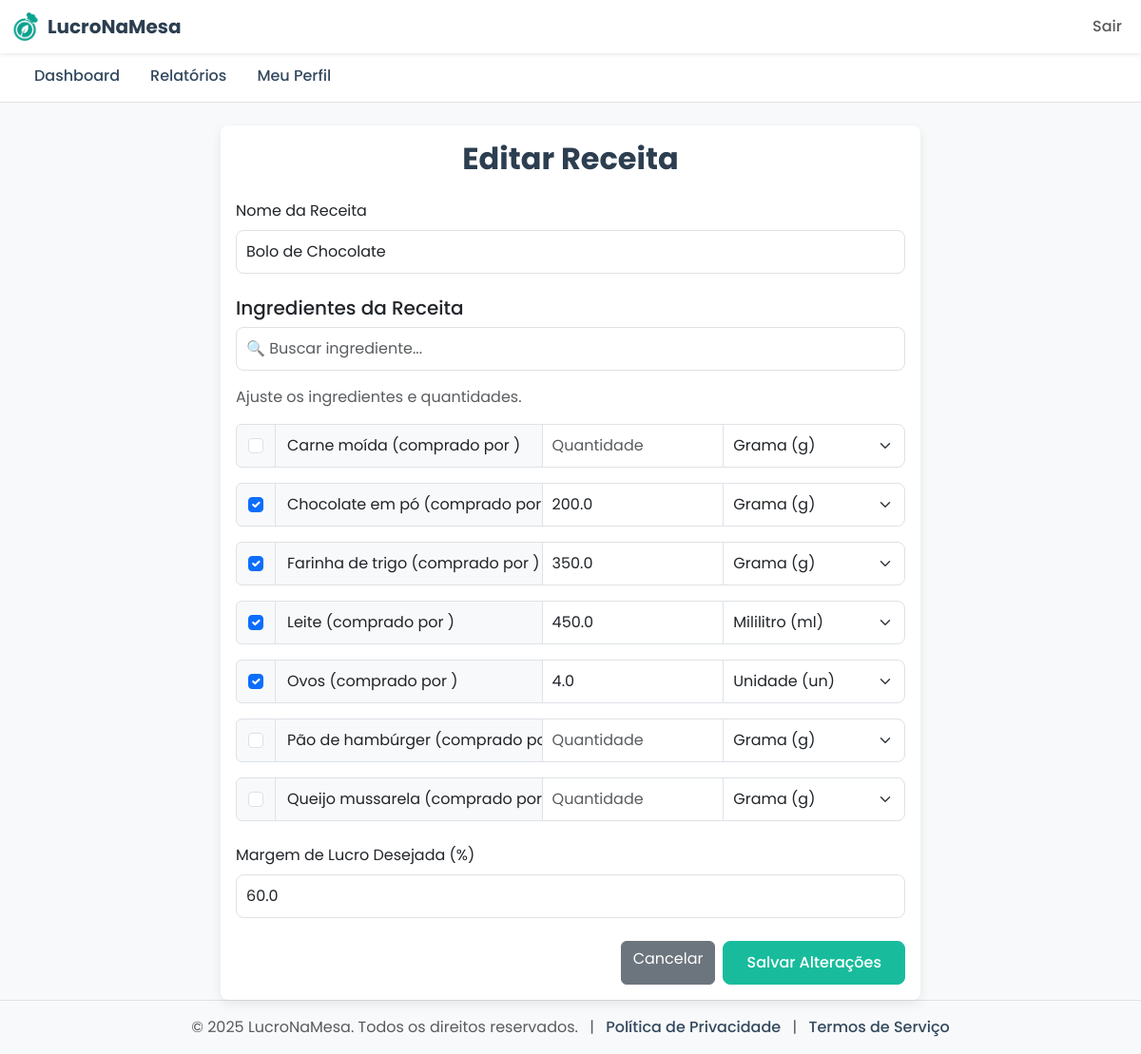
/recipe/1/edit (signed in), run on the app's committed database.
### app/models.py (models this page shows, shortened)
class Recipe(db.Model):
    id = db.Column(db.Integer, primary_key=True)
    name = db.Column(db.String(100), nullable=False)
    total_cost = db.Column(db.Float, nullable=False)
    ingredients_list = db.Column(db.String(500), nullable=True)
    user_id = db.Column(db.Integer, db.ForeignKey('user.id'), nullable=False)
    created_at = db.Column(db.DateTime, nullable=False, default=datetime.utcnow)
    profit_margin = db.Column(db.Float, nullable=True)
    sale_price = db.Column(db.Float, nullable=True)

class Ingredient(db.Model):
    id = db.Column(db.Integer, primary_key=True)
    name = db.Column(db.String(100), nullable=False)
    user_id = db.Column(db.Integer, db.ForeignKey('user.id'), nullable=False)
    created_at = db.Column(db.DateTime, nullable=False, default=datetime.utcnow)
    package_price = db.Column(db.Float, nullable=False)
    package_quantity = db.Column(db.Float, nullable=False)
    package_unit = db.Column(db.String(10), nullable=False)
    base_price = db.Column(db.Float, nullable=False)
    base_unit = db.Column(db.String(10), nullable=False)

### app/routes.py (the view, shortened to what this page needs)
@main.route('/recipe/<int:recipe_id>/edit', methods=['GET', 'POST'])
@login_required
def edit_recipe(recipe_id):
    recipe = Recipe.query.get_or_404(recipe_id)
    if recipe.author != current_user: abort(403)
    all_ingredients = Ingredient.query.filter_by(user_id=current_user.id).order_by(Ingredient.name).all()
    recipe_ingredients = {}
    if recipe.ingredients_list:
        parts = recipe.ingredients_list.split(';')
        for part in parts:
            try:
                name, quant_unit = part.split(':', 1)
                match = re.match(r"(\d*\.?\d+)([a-zA-Z]+)", quant_unit)
                if match:
                    quantity = match.group(1)
                    unit = match.group(2)
                    ingredient_obj = Ingredient.query.filter_by(name=name, user_id=current_user.id).first()
                    if ingredient_obj:
                        recipe_ingredients[ingredient_obj.id] = {'quantity': float(quantity), 'unit': unit}
            except (ValueError, AttributeError):
                continue
    return render_template('edit_recipe.html', recipe=recipe, all_ingredients=all_ingredients, recipe_ingredients=recipe_ingredients, title=f"Editar '{recipe.name}'")

### app/__init__.py (called while the page is built)
def create_app():
    app = Flask(__name__)
    app.config.from_object(Config)
    db.init_app(app)
    bcrypt.init_app(app)
    login_manager.init_app(app)
    from .routes import main as main_blueprint
    app.register_blueprint(main_blueprint)
    from .models import User
    @login_manager.user_loader
    def load_user(user_id):
        return User.query.get(int(user_id))
    with app.app_context():
        db.create_all()
    return app

### app/templates/edit_recipe.html (shortened to what this page needs)
{% extends "base.html" %}
{% block content %}
<div class="container mt-4">
    <div class="row justify-content-center">
        <div class="col-lg-8">
            <div class="card">
                <div class="card-body">
                    <h2 class="card-title text-center mb-4">Editar Receita</h2>
                    <form method="POST" action="{{ url_for('main.edit_recipe', recipe_id=recipe.id) }}">
                        <div class="mb-3">
                            <label for="name" class="form-label">Nome da Receita</label>
                            <input type="text" class="form-control" id="name" name="name" value="{{ recipe.name }}" required>
                        </div>
                        <h4 class="h5 mt-4">Ingredientes da Receita</h4>
                        <div class="mb-3">
                            <input type="text" id="ingredientSearch" class="form-control" placeholder="🔍 Buscar ingrediente...">
                        </div>
                        <p class="text-muted">Ajuste os ingredientes e quantidades.</p>
                        <div id="ingredientsList">
                            {% for ingredient in all_ingredients %}
                            <div class="input-group mb-3 ingredient-item">
                                <div class="input-group-text">
                                    <input class="form-check-input mt-0 ingredient-checkbox" type="checkbox" name="ingredient_ids" value="{{ ingredient.id }}" {% if ingredient.id in recipe_ingredients %}checked{% endif %}>
                                </div>
                                <span class="input-group-text ingredient-name" style="width: 40%;">{{ ingredient.name }} (comprado por {{ ingredient.unit }})</span>
                                <input type="number" step="any" class="form-control quantity-input" name="quantity_{{ ingredient.id }}" placeholder="Quantidade"
                                value="{{ recipe_ingredients[ingredient.id].quantity if ingredient.id in recipe_ingredients else '' }}"
                                {% if ingredient.id in recipe_ingredients %}required{% endif %}>
                                <select class="form-select" name="unit_{{ ingredient.id }}">
                                    {% set current_unit = recipe_ingredients[ingredient.id].unit if ingredient.id in recipe_ingredients else 'g' %}
                                    <option value="g" {% if current_unit == 'g' %}selected{% endif %}>Grama (g)</option>
                                    <option value="ml" {% if current_unit == 'ml' %}selected{% endif %}>Mililitro (ml)</option>
                                    <option value="un" {% if current_unit == 'un' %}selected{% endif %}>Unidade (un)</option>
                                </select>
                            </div>
                            {% endfor %}
                        </div>
                        <div class="mt-4 mb-3">
                            <label for="profit_margin" class="form-label">Margem de Lucro Desejada (%)</label>
                            <input type="number" step="any" class="form-control" id="profit_margin" name="profit_margin" value="{{ recipe.profit_margin or '' }}" placeholder="Ex: 150 (para 150%)" required>
                        </div>
                        <div class="d-flex justify-content-end gap-2 mt-4">
                            <a href="{{ url_for('main.dashboard') }}" class="btn btn-secondary">Cancelar</a>
                            <button type="submit" class="btn btn-primary">Salvar Alterações</button>
                        </div>
                    </form>
                </div>
            </div>
        </div>
    </div>
</div>
{% endblock %}

### app/static/css/style.css (style rules this page uses)
:root { --primary-color: #18BC9C; --secondary-color: #2C3E50; --light-gray: #F8F9FA; --text-color: #34495E; --border-radius: 8px; --box-shadow: 0 4px 12px rgba(0, 0, 0, 0.08); }
body { font-family: 'Poppins', sans-serif; background-color: #fff; color: var(--text-color); }
body:not(:has(.landing-container-v2)):not(:has(.auth-container)) { background-color: var(--light-gray); }
a { color: var(--primary-color); text-decoration: none; transition: color 0.3s ease; }
.card { border: none; border-radius: var(--border-radius); box-shadow: var(--box-shadow); transition: all 0.3s ease; }
.card-title { color: var(--secondary-color); font-weight: 700; }
.btn-primary { background-color: var(--primary-color); border-color: var(--primary-color); padding: 10px 24px; font-weight: 500; transition: all 0.3s ease; border-radius: var(--border-radius); }
.form-control, .form-select { border-radius: var(--border-radius); padding: 10px; }

### data on the page
Recipe: name "Bolo de Chocolate", profit_margin "60.0"
Ingredient: name "Carne moída", id "Grama (g)"
Ingredient: ingredient_ids "☑", name "Chocolate em pó", recipe_ingredients "200.0", id "Grama (g)"
Ingredient: ingredient_ids "☑", name "Farinha de trigo", recipe_ingredients "350.0", id "Grama (g)"
Ingredient: ingredient_ids "☑", name "Leite", recipe_ingredients "450.0", id "Mililitro (ml)"
Ingredient: ingredient_ids "☑", name "Ovos", id "4.0", id "Unidade (un)"
Ingredient: name "Pão de hambúrger", id "Grama (g)"
Ingredient: name "Queijo mussarela", id "Grama (g)"
